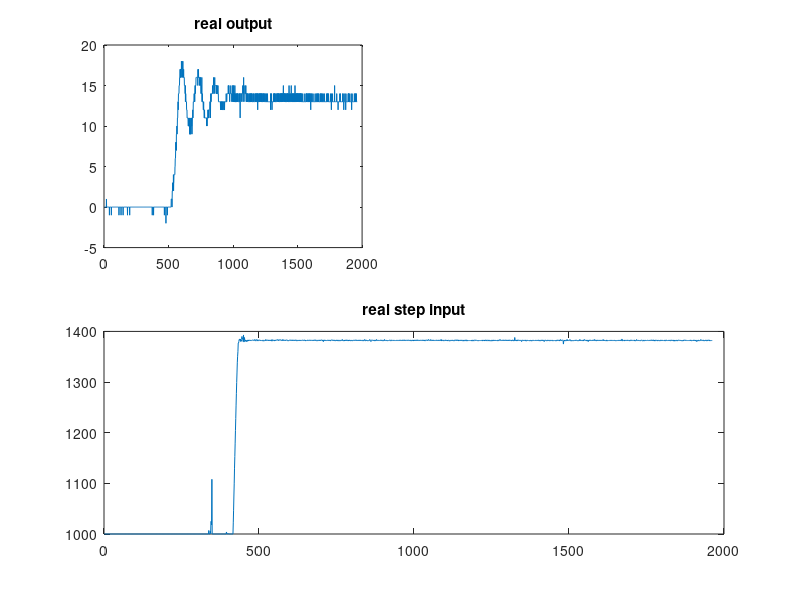

The MATLAB source for this figure: (Note: this script raises an error after producing the figure.)
clear
clc
close all

a=csvread('6.csv');

ts = .01;  % this is the sampling time it is computed from the array t
input=a(:,1);%input
output=a(:,2); %output
subplot(2,2,1)
plot(output)
title('real output');
subplot(2,2,[3 4])
plot(input) 
title('real step input');

data1 = iddata(output,input,ts);  % this is processing the data to make it compatible with the transfer-function estimation funciton
g = tfest(data1,3,3);   % getting the transfer function and storing it in g
  
% We found that the best approximation to the system is a system of the
% fifth order
transfer_fn = tf([g.Numerator],[g.Denominator])

opt = stepDataOptions;
opt.InputOffset = 1000;
opt.StepAmplitude = max(a(:,1))-1000;
opt.set
[x,t] = step(transfer_fn,20,opt);

subplot(2,2,2)
plot(t,x)
title('the expected transfer function');
 


%%
tfz = c2d(transfer_fn,0.01,'tustin');
 

